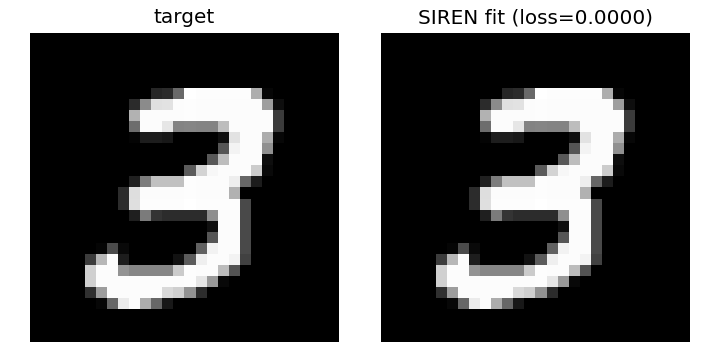

Reproduce this figure in Python.
import matplotlib
matplotlib.use("Agg")
import matplotlib.pyplot as plt
import torch

from data import get_digit_image, image_res
from siren import coord_grid
from train import train_siren

img = get_digit_image(3)
res = image_res(img)
coords = coord_grid(res)

model, loss = train_siren(img, coords, steps=1000, lr=1e-3, hidden=64, seed=0)
print(f"final MSE loss: {loss:.6f}")

with torch.no_grad():
    pred = model(coords).reshape(res, res)

fig, axes = plt.subplots(1, 2, figsize=(6, 3))
axes[0].imshow(img.numpy(), cmap="gray")
axes[0].set_title("target")
axes[1].imshow(pred.numpy(), cmap="gray")
axes[1].set_title(f"SIREN fit (loss={loss:.4f})")
for ax in axes:
    ax.axis("off")
plt.tight_layout()
plt.savefig("sanity_check.png", dpi=120)
print("saved sanity_check.png")
